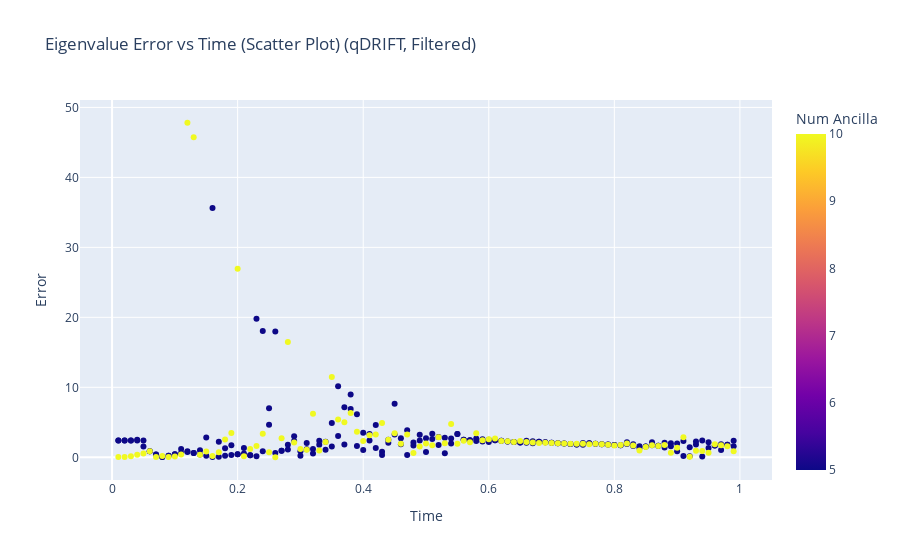

This figure's notebook cell:
### Code cell
# Plot error vs time but only for t > 0.001 and t < 1
qdrift_df_filtered = qdrift_df[(qdrift_df["Time"] > 0.001) & (qdrift_df["Time"] < 1)]
plot_error_vs_time(df=qdrift_df_filtered, title_suffix="(qDRIFT, Filtered)")

### Figure 1 — Plotly figure (JSON) as saved in the notebook; plotly's stock layout.template omitted (floating-point values rounded to 4 significant figures; data arrays with more than 128 entries replaced by an {"elided": "..."} marker saying what was removed)
{"data": [{"hovertemplate": "Time=%{x}<br>Error=%{y}<br>Num Ancilla=%{marker.color}<extra></extra>", "legendgroup": "", "marker": {"color": {"elided": "297 int values"}, "coloraxis": "coloraxis", "symbol": "circle"}, "mode": "markers", "name": "", "orientation": "v", "showlegend": false, "type": "scatter", "x": {"elided": "297 float values"}, "xaxis": "x", "y": {"elided": "297 float values"}, "yaxis": "y"}], "layout": {"coloraxis": {"colorbar": {"title": {"text": "Num Ancilla"}}, "colorscale": [[0, "#0d0887"], [0.1111, "#46039f"], [0.2222, "#7201a8"], [0.3333, "#9c179e"], [0.4444, "#bd3786"], [0.5556, "#d8576b"], [0.6667, "#ed7953"], [0.7778, "#fb9f3a"], [0.8889, "#fdca26"], [1, "#f0f921"]]}, "legend": {"tracegroupgap": 0}, "title": {"text": "Eigenvalue Error vs Time (Scatter Plot) (qDRIFT, Filtered)"}, "xaxis": {"anchor": "y", "domain": [0, 1], "title": {"text": "Time"}}, "yaxis": {"anchor": "x", "domain": [0, 1], "title": {"text": "Error"}}}}
